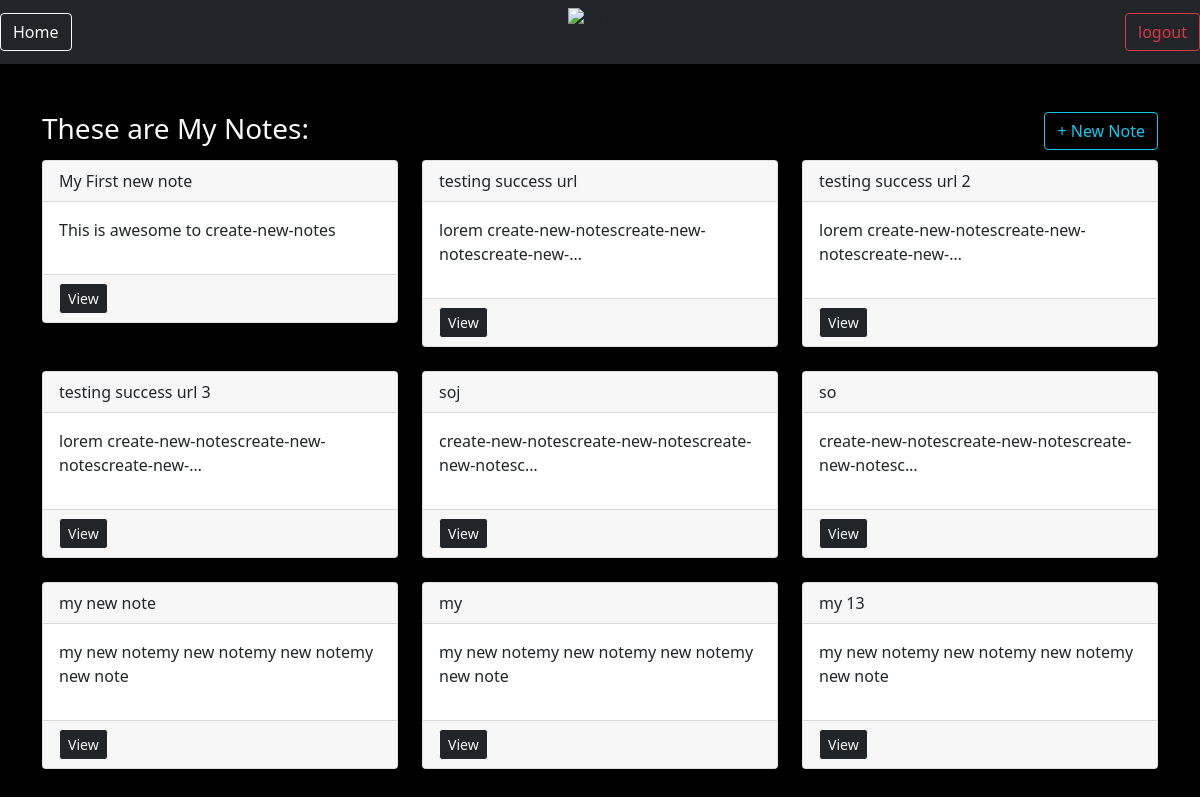
Before: /mit/notes/ (signed in) with the older database file.
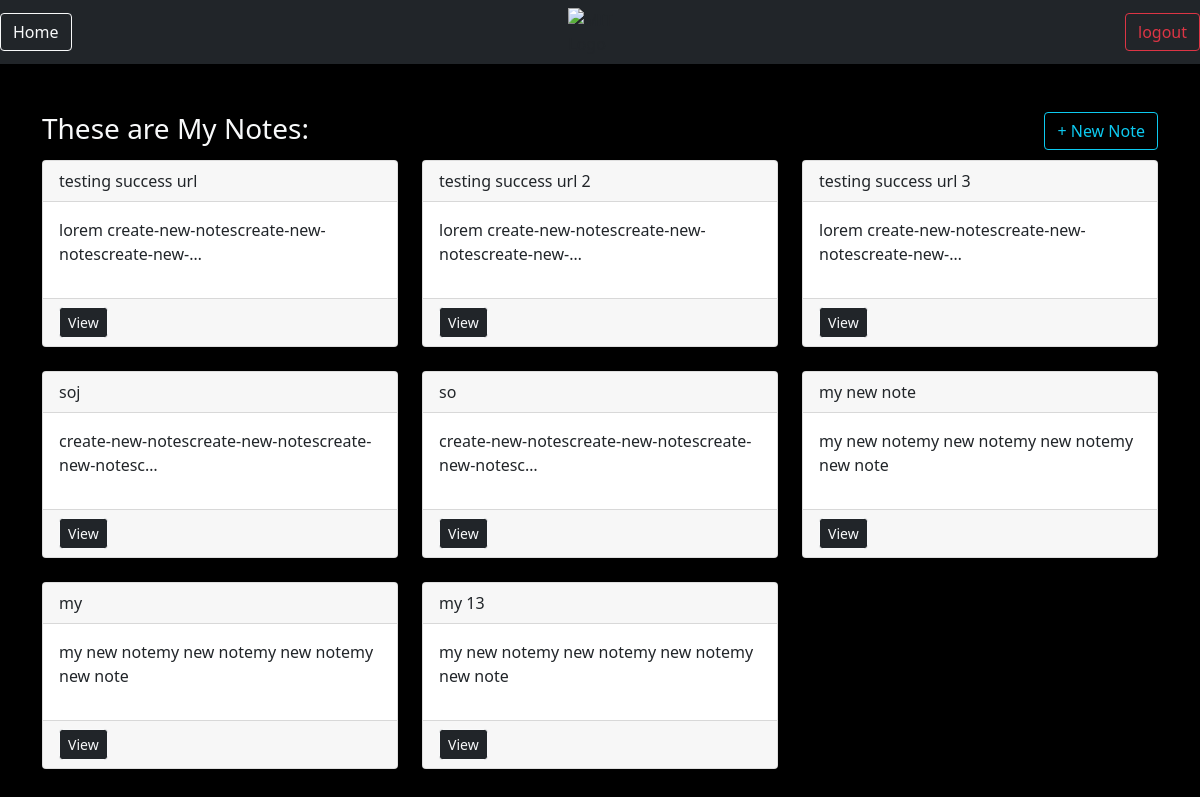
After: the same page with the newer database file.
### notes/models.py (models this page shows)
class Notes(models.Model):
    title = models.CharField(max_length=200)
    text = models.TextField()
    created = models.DateTimeField(auto_now_add=True)
    User = models.ForeignKey(User, on_delete=models.CASCADE, related_name='notes')

### notes/views.py (the view)
# urls.py: path('notes/', views.NotesListView.as_view(), name='my-notes'),
class NotesListView(LoginRequiredMixin, ListView):
    model = Notes
    context_object_name = 'notes'
    login_url = '/login'
    def get_queryset(self):
        return self.request.user.notes.all()

### notes/templates/notes/notes_list.html
{% extends 'base.html' %}
{% load static %}
{% block content %}
<div class="row">
    <div class="col">
        <div class="notes_list_heading text-center mb-5">
            <h1 class="fs-3 text-light float-start">These are My Notes:</h1>
            <a href="{% url 'new-notes' %}" class="btn btn-outline-info float-end" >+ New Note</a>
        </div>
    </div>
</div>
<div class="row">
    {% for note in notes%}
    <div class="col-md-4">
        <div class="card mb-4">
            <div class="card-header">{{note.title}}</div>
            <div class="card-body">
                <p>{{note.text|truncatechars:50}}</p>
            </div>
            <div class="card-footer">
                <a href="{% url 'my-notes-detail' pk=note.id %}" class="btn btn-dark btn-outline-light btn-sm">View</a>
            </div>
        </div>
    </div>
    {% endfor %}
</div>
{% endblock %}

Changed rows visible on the page:
removed Notes: title "My First new note", text "This is awesome to create-new-notes"
